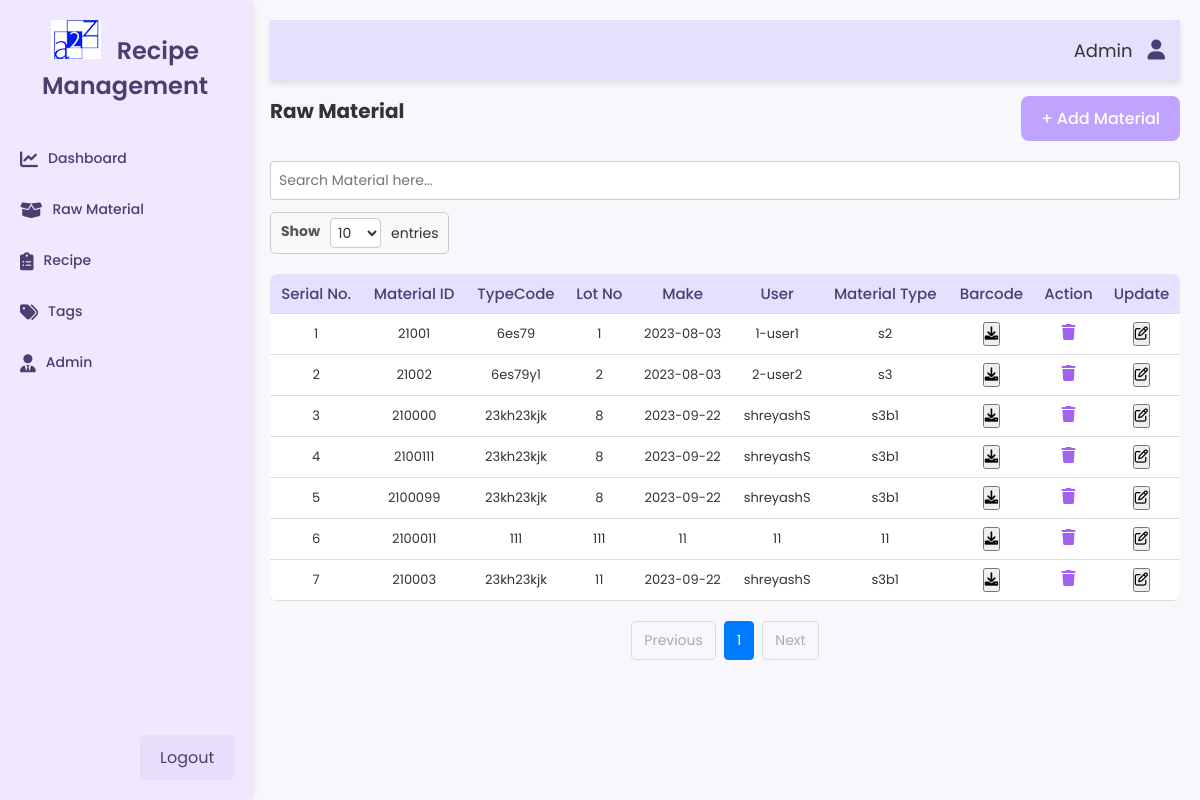
Page /raw-material on the committed database.
### tables this page shows
CREATE TABLE "Raw_Materials" (
	"material_Id"	VARCHAR,
	"typeCode"	VARCHAR,
	"lotNo"	VARCHAR,
	"make"	VARCHAR,
	"user"	VARCHAR,
	"materialType"	VARCHAR,
	"barcode"	VARCHAR,
	PRIMARY KEY("material_Id")
);

### app.py (the view, shortened to what this page needs)
@app.route('/raw-material', methods=['GET', 'POST'])
def raw_material():
    current_page = int(request.args.get('page', 1))  # Default to page 1 if not provided
    limit = int(request.args.get('limit', 10))  # Get limit from URL parameter (default 10)
    conn = sqlite3.connect('a2z_database.db')
    conn.row_factory = sqlite3.Row
    cursor = conn.cursor()
    offset = (current_page - 1) * limit
    cursor.execute('SELECT * FROM Raw_Materials LIMIT ? OFFSET ?', (limit, offset))
    raw_materials = cursor.fetchall()
    cursor.execute('SELECT COUNT(*) FROM Raw_Materials')
    total_rows = cursor.fetchone()[0]
    total_pages = (total_rows + limit - 1) // limit  # Calculate total pages based on limit
    conn.close()
    return render_template(
        'raw_material.html',
        raw_materials=raw_materials,
        page=current_page,
        total_pages=total_pages,
        limit=limit  # Pass the selected limit to the template
    )

### templates/raw_material.html (shortened to what this page needs)
{% extends "base.html" %}
{% block content %}
<div class="content-header">
    <h1>Raw Material</h1>
    <button onclick="openAddMaterialForm()" class="add-button">+ Add Material</button>
</div>
<div class="search-section">
    <div class="search-bar">
        <input type="text" id="searchInput" placeholder="Search Material here..." onkeyup="searchTable()">
    </div>
</div>
<div class="entries-selector">
    <label for="entriesSelect">Show</label>
    <select id="entriesSelect" onchange="updateEntries()">
        <option value="10" {% if limit == 10 %}selected{% endif %}>10</option>
    </select>
    <span>entries</span>
</div>
<div class="table-container">
    <table id="rawMaterialTable">
        <thead>
            <tr>
                <th>Serial No.</th>
                <th>Material ID</th>
                <th>TypeCode</th>
                <th>Lot No</th>
                <th>Make</th>
                <th>User</th>
                <th>Material Type</th>
                <th>Barcode</th>
                <th>Action</th>
                <th>Update</th>
            </tr>
        </thead>
        <tbody>
            {% set serial_number = (page - 1) * limit %}
            {% for material in raw_materials %}
            <tr id="row-{{ material.material_Id}}">
                <td>{{ serial_number + loop.index }}</td>
                <td>{{ material.material_Id }}</td>
                <td>{{ material.typecode }}</td>
                <td>{{ material.lotNo }}</td>
                <td>{{ material.make }}</td>
                <td>{{ material.user }}</td>
                <td>{{ material.materialType }}</td>
                <td>
                    <button class="download-button" onclick="downloadBarcode('{{ material.barcode }}')">
                        <i class="fa-solid fa-download"></i>
                    </button>
                </td>
                <td>
                    <button class="delete-button" onclick="confirmDeleteRawMaterial('{{ material.material_Id }}')">
                        <i class="fa fa-trash"></i>
                    </button>
                </td>
                <td>
                    <button class="update-button" onclick="openUpdatePopup('{{ material.material_Id }}', '{{ material.typecode }}', '{{ material.lotNo  }}', '{{ material.make }}', '{{ material.user }}', '{{ material.materialType }}', '{{ material.barcode }}')">
                        <i class="fa-regular fa-pen-to-square"></i>
                    </button>
                </td>
            </tr>
            {% endfor %}
        </tbody>
    </table>
</div>
<div class="pagination-container">
    {% if page > 1 %}
      <a href="{{ url_for('raw_material', page=page - 1, limit=limit) }}" class="pagination-btn">Previous</a>
    {% else %}
      <span class="pagination-btn disabled">Previous</span>
    {% endif %}
    {% for p in range(1, total_pages + 1) %}
      <a href="{{ url_for('raw_material', page=p, limit=limit) }}" class="pagination-btn {% if p == page %}active{% endif %}">{{ p }}</a>
    {% endfor %}
    {% if page < total_pages %}
      <a href="{{ url_for('raw_material', page=page + 1, limit=limit) }}" class="pagination-btn">Next</a>
    {% else %}
      <span class="pagination-btn disabled">Next</span>
    {% endif %}
</div>
{% endblock %}

### templates/base.html (shortened to what this page needs)
<!DOCTYPE html>
<html lang="en">
<head>
    <link rel="stylesheet" href="https://cdnjs.cloudflare.com/ajax/libs/font-awesome/6.0.0-beta3/css/all.min.css">
    <link rel="stylesheet" href="{{ url_for('static', filename='style1.css') }}">
</head>
<body>
    <div class="sidebar">
        <h2>
            <img src="{{ url_for('static', filename='logonew.png') }}" alt="Logo" class="logo">
            Recipe Management
        </h2>
        <ul class="nav flex-column">
            <li><a href="/dashboard" class="nav-link"><i class="fa-sharp fa-solid fa-chart-line"></i>Dashboard</a></li>
            <li><a href="/raw-material" class="nav-link"><i class="fa-solid fa-box-open"></i>Raw Material</a></li>
            <li><a href="/recipe" class="nav-link"><i class="fa-solid fa-clipboard-list"></i>Recipe</a></li>
            <li class="dropdown">
                <a href="#" class="dropdown-toggle , nav-link" data-bs-toggle="dropdown"><i class="fa-solid fa-tags"></i>Tags</a>
            </li>
            <li class="dropdown">
                <a href="/" class="dropdown-toggle , nav-link" data-bs-toggle="dropdown"><i class="fa-solid fa-user-tie"></i>Admin</a>
            </li>
        </ul>
        <a href="/logout" class="logout">Logout</a>
    </div>
    <div class="main-content">
        <div class="navbar">
            <div class="user-info">
                <span>Admin</span>
                <a href="/profile"><i class="fa-solid fa-user"></i></a>
            </div>
        </div>
        <div class="page-content">
            {% block content %}{% endblock %}
        </div>
    </div>
</body>
</html>

### static/style1.css (style rules this page uses)
* { margin: 0; padding: 0; box-sizing: border-box; font-family: 'Poppins', sans-serif; }
.sidebar { width: 250px; height: 100vh; background-color: #f0e8ff; position: fixed; top: 0; left: 0; padding-top: 20px; box-shadow: 2px 0 8px rgba(0, 0, 0, 0.1); transition: transform 0.3s ease; }
.sidebar h2 { text-align: center; color: #4b3f72; font-size: 24px; font-weight: 600; }
.sidebar ul { list-style-type: none; padding: 0; margin-top: 30px; }
.sidebar ul li { padding: 15px 20px; transition: padding-left 0.3s ease; }
.sidebar ul li a { text-decoration: none; color: #4b3f72; font-size: 14px; font-weight: 500; display: block; transition: background 0.3s ease, color 0.3s ease; }
.sidebar .logout { position: absolute; bottom: 20px; left: 140px; color: #4b3f72; font-size: 16px; text-decoration: none; padding: 10px 20px; border-radius: 5px; background-color: #e8defc; transition: background 0.3s ease, transform 0.3s ease; }
.nav-link i { margin-right: 10px; font-size: 18px; vertical-align: middle; }
.nav-link { display: flex; align-items: center; }
.main-content { margin-left: 250px; padding: 20px; background-color: #f8f8fc; min-height: 100vh; font-size: 10px; color: #333; transition: background 0.3s ease; }
.navbar { display: flex; justify-content: flex-end; padding: 15px; background-color: #e6e0ff; box-shadow: 0 4px 6px rgba(0, 0, 0, 0.1); }
.user-info { display: flex; align-items: center; gap: 15px; font-size: 18px; }
.user-info a { text-decoration: none; color: #4b3f72; font-size: 20px; transition: transform 0.3s ease; }
.content-header { display: flex; justify-content: space-between; align-items: center; margin-bottom: 20px; }
.add-button { background-color: #bfa3ff; color: #fff; margin: 1rem 0 0rem 0; padding: 10px 20px; border: none; border-radius: 8px; cursor: pointer; font-size: 16px; font-weight: 500; transition: background 0.3s ease, transform 0.3s ease; }
.table-container { overflow-x: auto; margin-top: 20px; }
table { width: 100%; border-collapse: collapse; background-color: #fff; box-shadow: 0 4px 8px rgba(0, 0, 0, 0.05); border-radius: 8px; overflow: hidden; }
th, td { padding: 15px; text-align: left; border-bottom: 1px solid #ddd; transition: background 0.3s ease; }
th { background-color: #e6e0ff; color: #4b3f72; font-size: 15px; font-weight: 500; }
td { font-size: 13px; color: #333; }
.logo { width: 50px; height: auto; margin-right: 10px; }
label { display: block; margin-bottom: 6px; font-size: 14px; color: #555; }
input[type="text"], select { width: 100%; padding: 10px; margin-bottom: 12px; border: 1px solid #ccc; border-radius: 4px; box-sizing: border-box; font-size: 14px; }
select { background-color: #f9f9f9; }
.pagination-container { display: flex; justify-content: center; align-items: center; gap: 8px; margin: 20px 0; font-family: Arial, sans-serif; }
.pagination-btn { padding: 8px 12px; font-size: 14px; color: #333; text-decoration: none; border: 1px solid #ddd; border-radius: 4px; transition: background-color 0.3s, color 0.3s; cursor: pointer; }
.pagination-btn.active { background-color: #007bff; color: #fff; border-color: #007bff; cursor: default; }
.pagination-btn.disabled { color: #aaa; border-color: #ddd; cursor: not-allowed; }
table { width: 100%; border-spacing: 10px; }
table td { padding: 8px; vertical-align: middle; }
label { font-weight: bold; color: #555; }
input[type="text"] { width: 100%; padding: 8px; border: 1px solid #ccc; border-radius: 4px; }
label { font-size: 14px; color: #555; margin-bottom: 4px; }
input[type="text"], select { width: 100%; padding: 8px; border: 1px solid #ccc; border-radius: 4px; box-sizing: border-box; font-size: 14px; }
.delete-button { background-color: transparent; border: none; color: rgb(163, 98, 238); cursor: pointer; }
.delete-button i { font-size: 1.2em; }
.entries-selector { display: inline-flex; align-items: center; border: 1px solid #ccc; padding: 5px 10px; border-radius: 5px; background-color: #f9f9f9; margin-bottom: 0px; font-family: Arial, sans-serif; font-size: 14px; color: #333; }
.entries-selector label { margin-right: 5px; font-weight: bold; }
.entries-selector select { border: 1px solid #ccc; border-radius: 4px; padding: 3px; margin: 0 5px; font-size: 14px; color: #333; background-color: #fff; cursor: pointer; }
.entries-selector span { margin-left: 5px; }

### templates/raw_material.html (style rules this page uses)
#rawMaterialTable th, #rawMaterialTable td { text-align: center; vertical-align: middle; }
#rawMaterialTable th, #rawMaterialTable td { padding: 8px; }

### rows in the picture
Raw_Materials: serial_number+loop.index "1", material_Id "21001", typecode "6es79", lotNo "1", make "2023-08-03", user "1-user1", materialType "s2"
Raw_Materials: serial_number+loop.index "2", material_Id "21002", typecode "6es79y1", lotNo "2", make "2023-08-03", user "2-user2", materialType "s3"
Raw_Materials: index "3", material_Id "210000", typecode "23kh23kjk", lotNo "8", make "2023-09-22", user "shreyashS", materialType "s3b1"
Raw_Materials: index "4", material_Id "2100111", typecode "23kh23kjk", lotNo "8", make "2023-09-22", user "shreyashS", materialType "s3b1"
Raw_Materials: index "5", material_Id "2100099", typecode "23kh23kjk", lotNo "8", make "2023-09-22", user "shreyashS", materialType "s3b1"
Raw_Materials: index "6", material_Id "2100011", typecode "111", lotNo "111", make "11", user "11", materialType "11"
Raw_Materials: index "7", material_Id "210003", typecode "23kh23kjk", lotNo "11", make "2023-09-22", user "shreyashS", materialType "s3b1"

### other values in the picture
{{ p }} "1"
